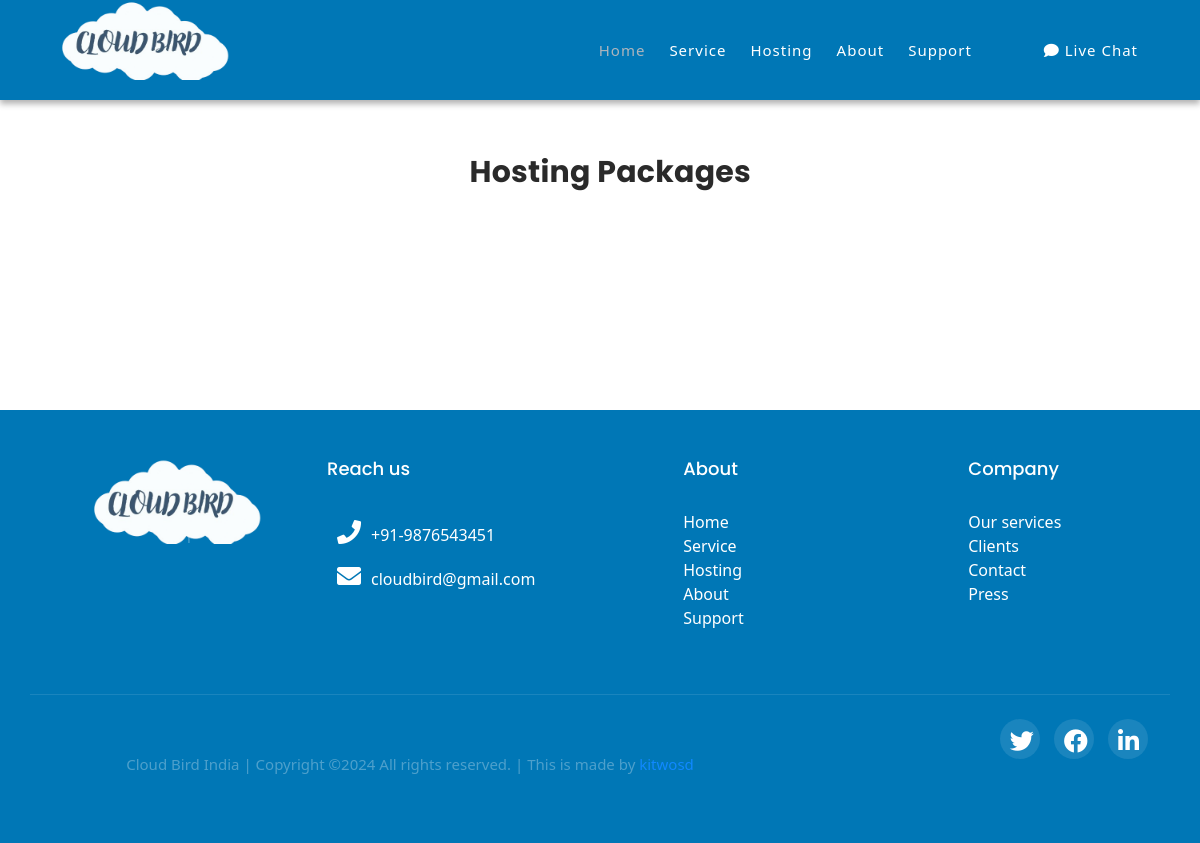
Page /hosting on the earlier database version.
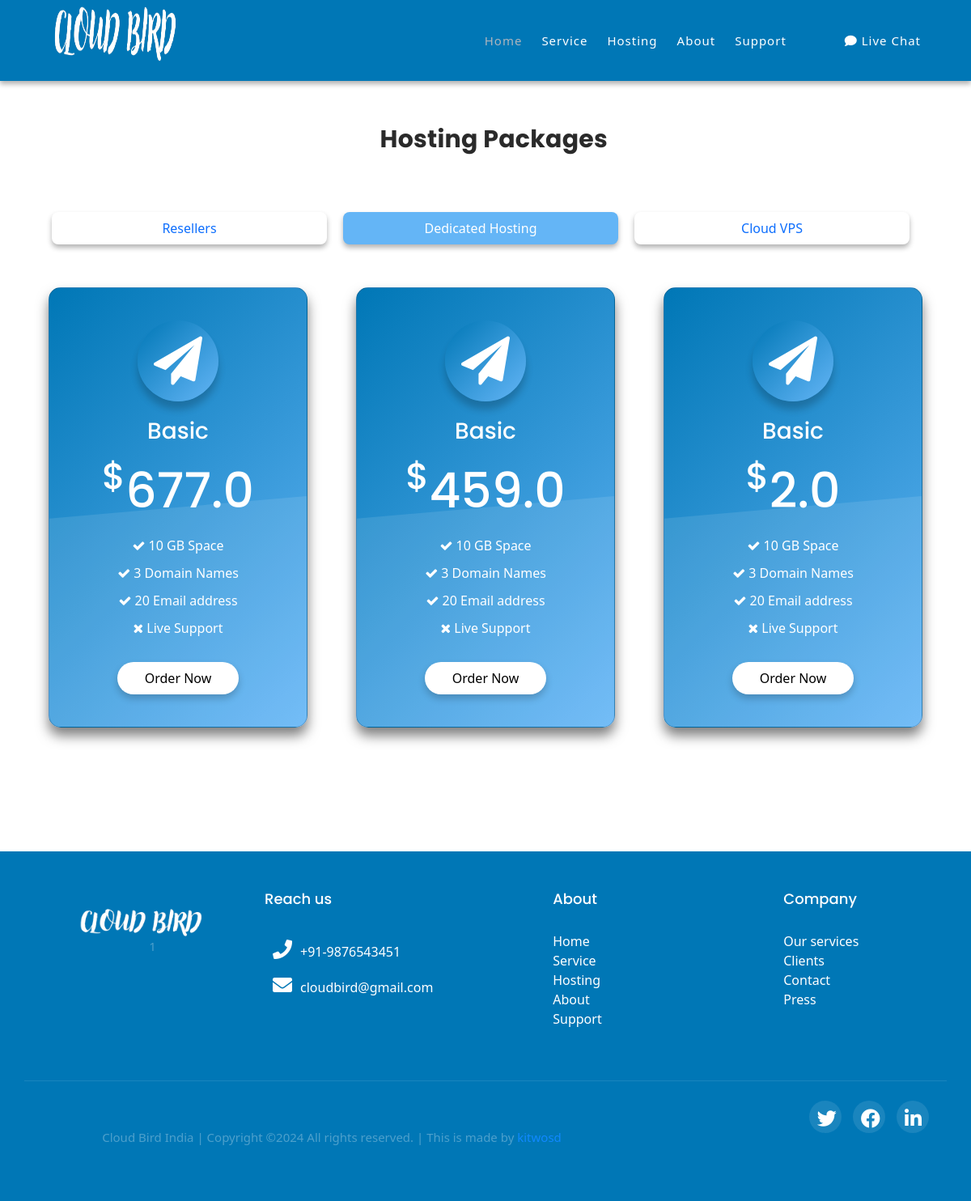
Same page on the later database version.
### app/models.py (models this page shows, shortened)
class CompanyDetails(models.Model):
    companyName = models.CharField(max_length=200)
    companyAddress=models.CharField(max_length=200)
    companyPhone=models.CharField(max_length=200)
    companyEmail=models.EmailField()
    addressUrl=models.URLField(max_length=2000)
    companyLogo=models.FileField(upload_to="companylogo")
    facebookUrl = models.URLField()
    linkedInUrl = models.URLField()
    twiterUrl = models.URLField()
    discordUrl = models.URLField()
    livechatUrl = models.URLField()
    companyDescription = models.TextField()
    class Meta:
        ordering =['-id']

class Hosting(models.Model):
    title = models.CharField(max_length=200)
    class Meta:
        ordering =['-id']

class HostingPackage(models.Model):
    hosting= models.ForeignKey(Hosting,on_delete= models.SET_NULL,null=True, blank=True,  related_name ='hostings')
    selectPackages=models.CharField(max_length=150, choices=selectPackage)
    storage=models.CharField(max_length=200)
    bandwidth=models.CharField(max_length=200)
    support=models.CharField(max_length=200)
    domain=models.CharField(max_length=200)
    accountResold=models.PositiveIntegerField()
    feePerMonth=models.FloatField()
    class Meta:
        ordering =['-id']

### app/views.py (the view)
# urls.py: path('hosting', views.hosting, name='hosting'),
def hosting(request):
    return render(request, 'app/hosting.html')

### app/context_processor.py (called while the page is built)
def footer(request):
    footer = CompanyDetails.objects.first()
    return{
        'footer':footer
    }

def service(request):
    service = Service.objects.all()
    return{
        'service':service
    }

def about(request):
    about = About.objects.first()
    return{
        'about': about
    }

def hosting(request):
    hosting = Hosting.objects.all()[:3]
    return{
        'hosting': hosting
    }

### app/templates/app/hosting.html (shortened to what this page needs)
{% extends "app/base.html" %}
{% load static %}
{% block content %}
<section class="price-sec" style="background-color: white; margin-top: 50px;">
    <div class="container-fluid">
      <div class="container">
        <div class="row" style="margin-bottom: 60px; justify-content: center; align-items: center;">
          <div class="col-lg-6 offset-lg-3">
            <div class="section-heading wow fadeIn" data-wow-duration="2s" data-wow-delay="0.2s">
              <h2>Hosting Packages</h2>
            </div>
          </div>
        </div>
        <div class="row section-heading wow fadeInLeft mb-5" data-wow-duration="2s" data-wow-delay="0.2s" style="margin-top: 20px; margin-bottom: 100px;">
          <ul class="nav justify-content-center">
            {% for item in hosting %}
            <li class="nav-item">
              <a class="nav-link {% if forloop.counter == 2 %} active {% endif %}" aria-current="page" href="#monthly{{item.id}}" data-target="{{item.id}}">{{item.title}}</a>
            </li>
            {% endfor %}
          </ul>
        </div>
        {% for item in hosting %}
        <div class="tab-content wow fadeInRight mb-5 {% if forloop.counter == 2 %} active {% else %} d-none {% endif %}" data-wow-duration="1s" data-wow-delay="0.2s" id="monthly{{item.id}}">
          <div class="row wow fadeIn justify-content-center">
            {% for hosting_option in item.hostings.all %}
            <div class="col-sm-4 price-table">
              <div class="card text-center">
                <div class="title">
                  <i class="fa fa-paper-plane"></i>
                  <h2>Basic</h2>
                </div>
                <div class="price">
                  <h4><sup>$</sup>{{hosting_option.feePerMonth}}</h4>
                </div>
                <div class="option">
                  <ul>
                    <li><i class="fa fa-check"></i> 10 GB Space</li>
                    <li><i class="fa fa-check"></i> 3 Domain Names</li>
                    <li><i class="fa fa-check"></i> 20 Email address</li>
                    <li><i class="fa fa-times"></i> Live Support</li>
                  </ul>
                </div>
                <a href="#">Order Now</a>
              </div>
            </div>
            {% endfor %}
          </div>
        </div>
        {% endfor %}
      </div>
    </div>
  </section>
{% endblock %}

### app/templates/app/base.html (shortened to what this page needs)
{% load static %}
<!DOCTYPE html>
<html lang="en">
<head>
    <link rel="stylesheet" href="https://unpkg.com/bootstrap@5.3.3/dist/css/bootstrap.min.css">
    <link rel="stylesheet" href="https://unpkg.com/bootstrap@5.3.3/dist/css/bootstrap.min.css">
    <link rel="stylesheet" href="https://cdn.jsdelivr.net/npm/bootstrap-icons@1.11.3/font/bootstrap-icons.min.css">
    <link rel="stylesheet" href="https://unpkg.com/bs-brain@2.0.4/components/faqs/faq-3/assets/css/faq-3.css">
    <link rel="stylesheet" href="https://cdnjs.cloudflare.com/ajax/libs/font-awesome/6.0.0-beta3/css/all.min.css">
    <link rel="stylesheet" href="https://cdn.jsdelivr.net/bxslider/4.2.12/jquery.bxslider.css">
    <link rel="stylesheet" href="https://cdnjs.cloudflare.com/ajax/libs/font-awesome/5.15.4/css/all.min.css">
	<link rel="stylesheet" href="{% static 'app/css1/ionicons.min.css' %}">
	<link rel="stylesheet" href="{% static 'app/css1/style.css' %}">
    <link href="{% static 'app/vendor/bootstrap/css/bootstrap.min.css' %}" rel="stylesheet">
    <link rel="stylesheet" href="{% static 'app/assets/css/fontawesome.css' %}">
    <link rel="stylesheet" href="{% static 'app/assets/css/templatemo-space-dynamic.css' %}">
    <link rel="stylesheet" href="{% static 'app/assets/css/animated.css' %}">
    <link rel="stylesheet" href="{% static 'app/assets/css/owl.css' %}">
</head>
<body>
  <header class="header-area header-sticky wow slideInDown" data-wow-duration="0.75s" data-wow-delay="0s">
    <div class="container">
      <div class="row">
        <div class="col-12">
          <nav class="main-nav">
            <a href="{% url 'app:index' %}">
              <img src="{{footer.companyLogo.url}}" style="height: 80px; width: 200px;">
            </a>
            <ul class="nav">
              <li class="scroll-to-section"><a href="{% url 'app:index' %}" class="active">Home</a></li>
              <li class="scroll-to-section"><a href="{% url 'app:service' %}">Service</a></li>
              <li class="scroll-to-section"><a href="{% url 'app:hosting' %}">Hosting</a></li>
              <li class="scroll-to-section"><a href="{% url 'app:about' %}">About</a></li>
              <li class="scroll-to-section"><a href="{% url 'app:contact' %}">Support</a></li>
              <li class="scroll-to-section" style="color: black;"><a href="{{footer.livechatUrl}}"><i class="fas fa-comment"></i> Live Chat</a></li>
            </ul>
          </nav>
        </div>
      </div>
    </div>
  </header>
  {% block content %}
  {% endblock %}
<footer class="footer-10" >
  <div class="container">
      <div class="row ">
        <div class="col-md-3 mb-md-0 mb-4 mt-5">
          <ul>
            <li>
              <img src="{{footer.companyLogo.url}}" alt="" style="height:100; width: 200px; margin-bottom:-52px">
              <p >{{footer.companyDescription|safe|truncatechars:100}}</p>
            </li>
          </ul>
      </div>
          <div class="col-md-9 mt-5">
              <div class="row">
                <div class="col-md-5 mb-md-0 mb-5">
                  <h2 class="footer-heading">Reach us</h2>
                  <ul class="list-unstyled">
                      <li><a href="#" class="d-block"><i class="fas fa-phone icon"></i>+91-9876543451</a></li>
                      <li><a href="#" class="d-block"><i class="fas fa-envelope icon"></i>cloudbird@gmail.com</a></li>
                    </ul>
              </div>
                  <div class="col-md-4 mb-md-0 mb-4">
                      <h2 class="footer-heading">About</h2>
                      <ul class="list-unstyled">
                          <li><a href="#" class="d-block">Home</a></li>
                          <li><a href="#" class="d-block">Service</a></li>
                          <li><a href="#" class="d-block">Hosting</a></li>
                          <li><a href="#" class="d-block">About</a></li>
                          <li><a href="#" class="d-block">Support</a></li>
                        </ul>
                  </div>
                  <div class="col-md-3 mb-md-0 mb-3">
                      <h2 class="footer-heading">Company</h2>
                      <ul class="list-unstyled">
                          <li><a href="#" class="d-block">Our services</a></li>
                          <li><a href="#" class="d-block">Clients</a></li>
                          <li><a href="#" class="d-block">Contact</a></li>
                          <li><a href="#" class="d-block">Press</a></li>
                        </ul>
                  </div>
              </div>
        </div>
    </div>
      <div class="row mt-5 pt-4 border-top">
<div class="col-md-6 col-lg-8 mb-md-0 mb-4">
  <p class="copyright mb-0" style="color: rgba(255, 255, 255, 0.3);">{{footer.companyName}} |
Copyright &copy;<script>document.write(new Date().getFullYear());</script> All rights reserved. | This is made by <a href="" target="_blank">kitwosd</a>
</p>
</div>
<div class="col-md-6 col-lg-4 text-md-right">
  <ul class="ftco-footer-social p-0" style="color: black;">
  <li class="ftco-animate"><a href="#" data-toggle="tooltip" data-placement="top" title="Twitter"><i class="fab fa-twitter icon"></i></a></li>
  <li class="ftco-animate"><a href="#" data-toggle="tooltip" data-placement="top" title="Facebook"><i class="fab fa-facebook icon"></i></a></li>
  <li class="ftco-animate"><a href="#" data-toggle="tooltip" data-placement="top" title="LinkedIn"><i class="fab fa-linkedin icon"></i></span></a></li>
  </ul>
</div>
</div>
  </div>
</footer>
    <link rel="stylesheet" href="https://unpkg.com/bootstrap@5.3.3/dist/css/bootstrap.min.css">
</body>
</html>

### app/static/app/assets/css/templatemo-space-dynamic.css (style rules this page uses)
html, body, div, span, applet, object, iframe, h1, h2, h3, h4, h5, h6, p, blockquote, div pre, a, abbr, acronym, address, big, cite, code, del, dfn, em, font, img, ins, kbd, q, s, samp, small, strike, strong, sub, sup, tt, var, b, u, i, center, dl, dt, dd, ol, ul, li, figure, header, nav, section, article, aside, footer, figcaption { margin: 0; padding: 0; border: 0; outline: 0; }
ul, li { padding: 0; margin: 0; list-style: none; }
header, nav, section, article, aside, footer, hgroup { display: block; }
* { box-sizing: border-box; }
html, body { font-family: 'Poppins', sans-serif; font-weight: 400; background-color: #fff; -ms-text-size-adjust: 100%; -webkit-font-smoothing: antialiased; -moz-osx-font-smoothing: grayscale; }
a { text-decoration: none !important; }
h1, h2, h3, h4, h5, h6 { margin-top: 0px; margin-bottom: 0px; }
ul { margin-bottom: 0px; }
p { font-size: 15px; line-height: 30px; color: #2a2a2a; }
img { width: 100%; overflow: hidden; }
html, body { background: #fff; font-family: 'Poppins', sans-serif; }
.section-heading h2 { font-size: 30px; text-transform: capitalize; color: #2a2a2a; font-weight: 700; letter-spacing: 0.25px; position: relative; z-index: 2; line-height: 44px; }
.header-area { background-color: #0077b6; position: absolute; top: 0px; left: 0px; right: 0px; z-index: 100; height: 100px; -webkit-transition: all .5s ease 0s; -moz-transition: all .5s ease 0s; -o-transition: all .5s ease 0s; transition: all .5s ease 0s; box-shadow: 0 4px 6px rgba(0, 0, 0, 0.3); }
.header-area .main-nav { min-height: 80px; background: #0077b6; }
.header-area .main-nav .nav { float: right; margin-top: 30px; margin-right: 0px; background-color: transparent; -webkit-transition: all 0.3s ease 0s; -moz-transition: all 0.3s ease 0s; -o-transition: all 0.3s ease 0s; transition: all 0.3s ease 0s; position: relative; z-index: 999; }
.header-area .main-nav .nav li { padding-left: 20px; padding-right: 20px; }
.header-area .main-nav .nav li:last-child { padding-right: 0px; padding-left: 40px; }
.header-area .main-nav .nav li:last-child a , .background-header .main-nav .nav li:last-child a { color: #fff !important; padding: 0px 20px; font-weight: 400; }
.header-area .main-nav .nav li a { display: block; font-weight: 500; font-size: 15px; color: white; text-transform: capitalize; -webkit-transition: all 0.3s ease 0s; -moz-transition: all 0.3s ease 0s; -o-transition: all 0.3s ease 0s; transition: all 0.3s ease 0s; height: 40px; line-height: 40px; border: transparent; letter-spacing: 1px; }
.header-area .main-nav .nav li a { color: white; }
.header-area .main-nav .nav li:hover a, .header-area .main-nav .nav li a.active { color: #adb5bd!important; }
.header-area.header-sticky { min-height: 80px; background: #0077b6; }
.header-area .nav { margin-top: 30px; }
.header-area.header-sticky .nav li a.active { color: #adb5bd; }
@media (max-width: 1200px) { .header-area .main-nav .nav li { padding-left: 12px; padding-right: 12px; } }
@media (max-width: 1200px) { .header-area .main-nav:before { display: none; } }
@media (min-width: 767px) { .header-area .main-nav .nav { display: flex !important; } }
footer p { text-align: center; margin: 30px 0px 45px 0px; }
footer p a { color: #fe3f40; }

Differences in the rows shown:
changed CompanyDetails "Cloud Bird India": companyLogo: a different picture
added Hosting: title "Resellers", shown under "Hosting Packages"
added Hosting: title "Dedicated Hosting"
added Hosting: title "Cloud VPS", shown under "Hosting Packages"
added HostingPackage: feePerMonth "677.0"
added HostingPackage: feePerMonth "459.0"
added HostingPackage: feePerMonth "2.0"
